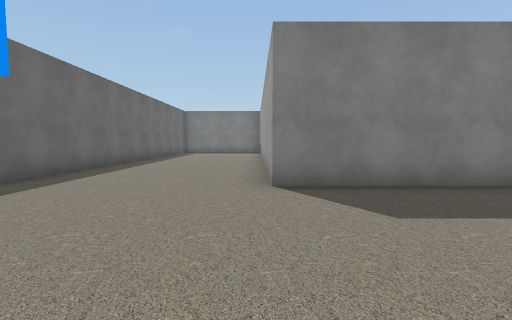
view 1 (above)

24 first-person views from a walk through a Unity game level. The camera is 1.4 m above the floor, tilts 4° down and sees 85° across. The floor is counted in squares, 2 m on a side. Each view is taken from the middle of a square. On the plan, view 1 faces up. The plan holds only what a view shows up to about 9 squares ahead; the rest is blank. The place goes on beyond the plan. Some surface patterns are stand-ins.

view 2
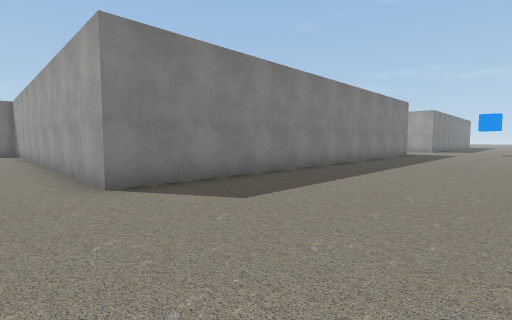

view 3
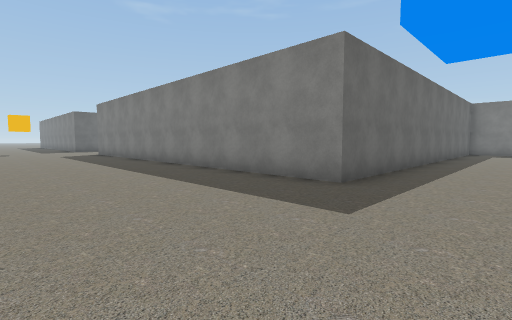

view 4
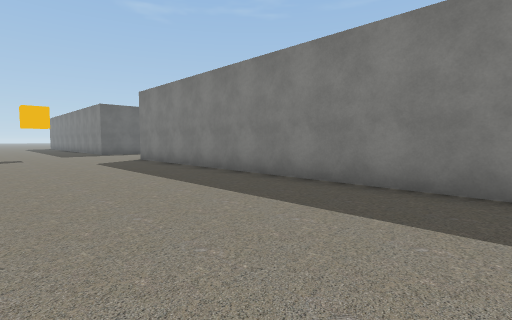

view 5
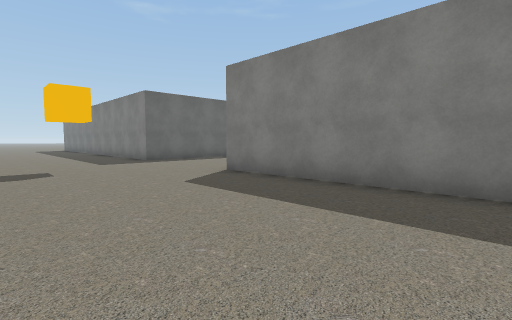

view 6
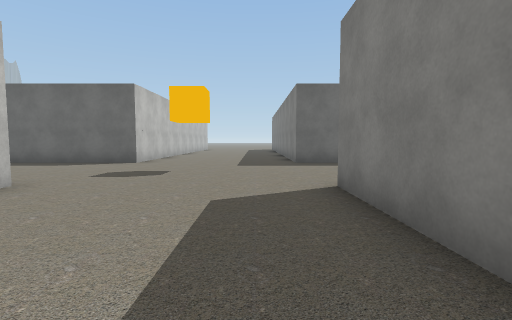

view 7
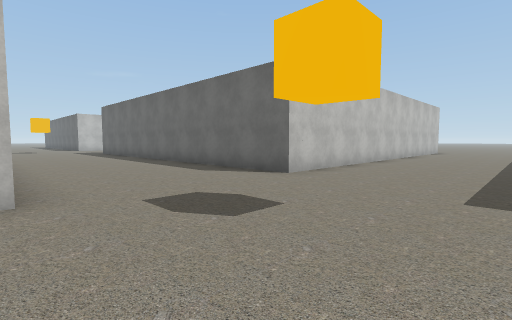

view 8
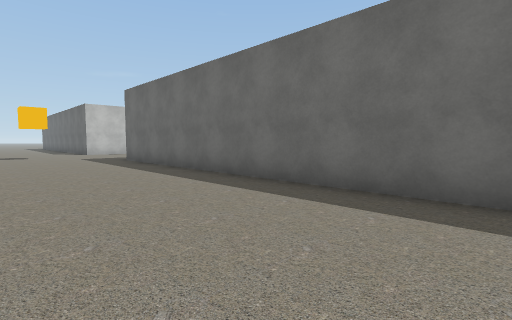

view 9
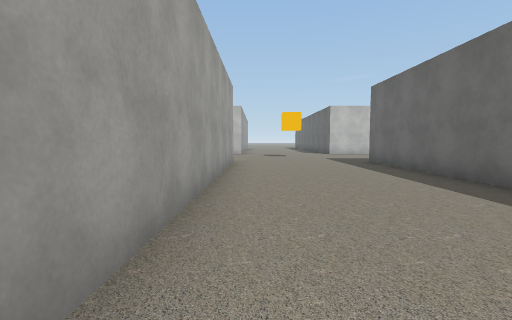

view 10
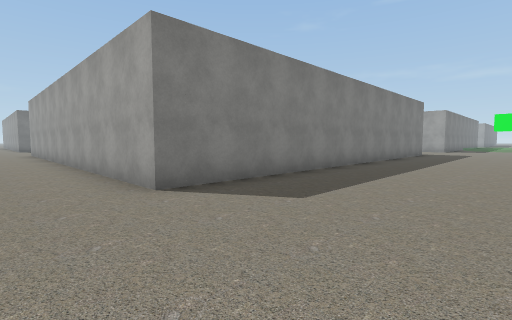

view 11
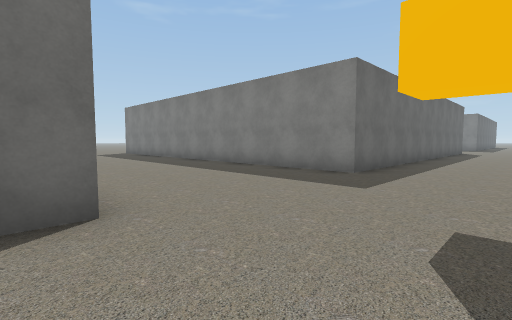

view 12
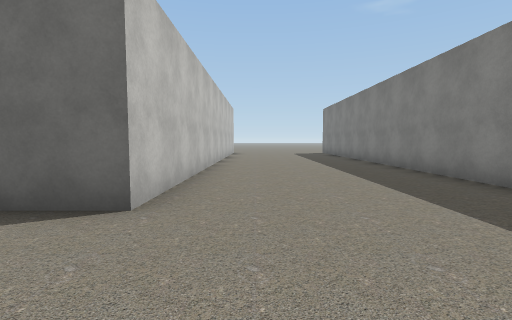

view 13
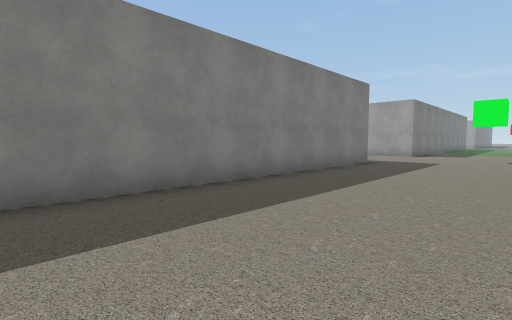

view 14
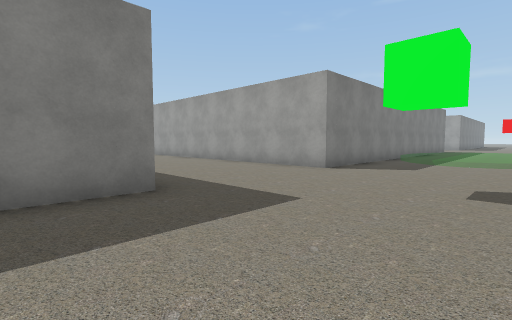

view 15
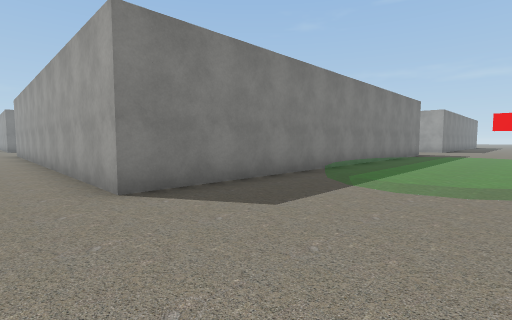

view 16
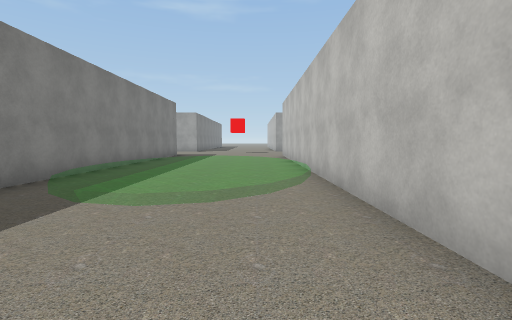

view 17
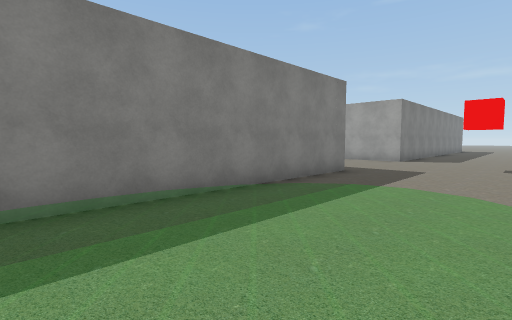

view 18
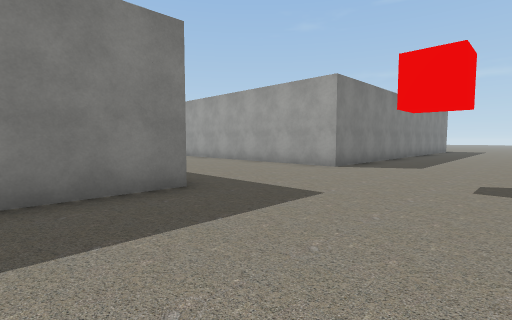

view 19
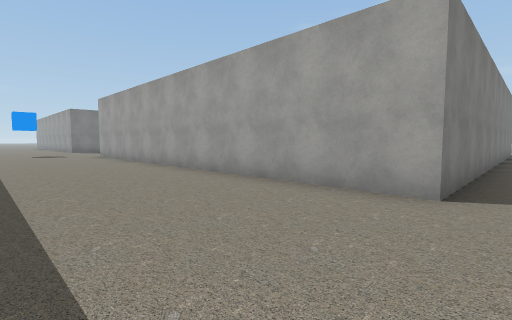

view 20
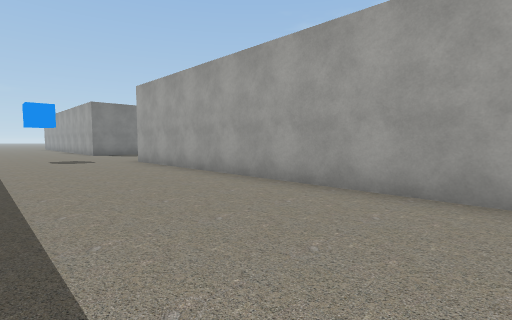

view 21
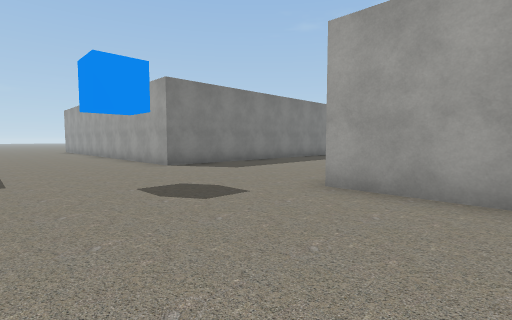

view 22
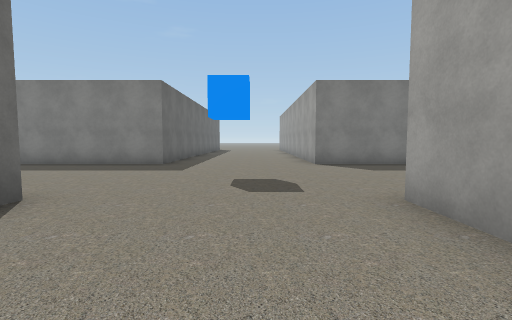

view 23
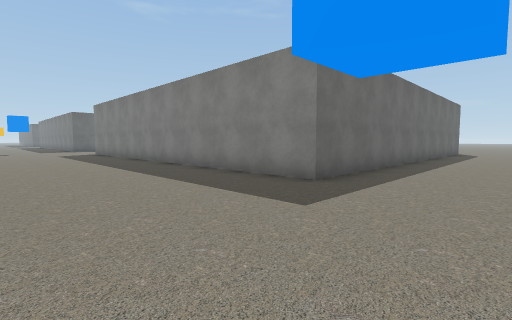

view 24
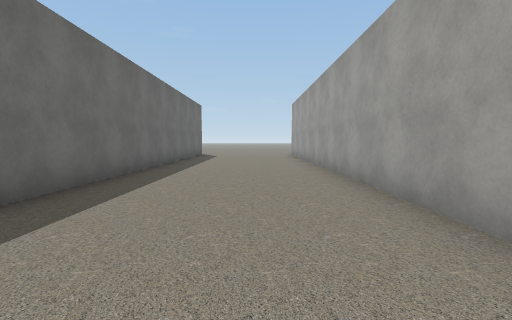

### Floor plan
Key: @ floor where view 1 was taken; # wall or solid block; . main floor; : floor 0.25 m higher than the main floor; / step, stairs or slope.
Columns run from 26 left of view 1 to 21 right of it. Each row starts with its distance up from view 1.
 11                       #.  .#           #....#
 10                       #.  .#           #....#
  9                       #....#           #....#
  8                       #....#           #....#
  7                       #....#           #....#
  6     #                 #....#           #....#
  5     #....##############....#############....###
  4     ...........................................
  3 ................................................
  2 ................................................
  1 ................................................
  0 ..........................@...................
 -1 #####....#                             #....#
 -2     #....                               ....#
 -3     #....                               ....#
 -4     #....                               ....#
 -5     #....#                              ....#
 -6     #....#                .#            ....#
 -7     #....#                .#            ....#
 -8     #....#               ..#            ....#
 -9     #....#              ...#            ....#
-10     #....#             ....#            ....#
-11     #....#             ....#            ....#
-12     #....#             ....#            ....#
-13 #####....##############....#############....####
-14 ............................../::::/............
-15 ............................./::::::/...........
-16 ............................./:::::::...........
-17 ............................../:::::/..........
-18 #####...                   #########
-19     #...

Positions as (right, up) in squares from view 1, and headings:
1: (0, 0), facing up
2: (-1, 0), facing up-right
3: (-2, 0), facing up-left
4: (-7, 0), facing up-left
5: (-12, 0), facing up-left
6: (-13, 3), facing left
7: (-17, 3), facing down-left
8: (-18, -3), facing down-left
9: (-18, -4), facing down
10: (-19, -17), facing up-right
11: (-19, -19), facing up-left
12: (-19, -17), facing left
13: (-13, -17), facing up-right
14: (-6, -17), facing up-right
15: (-1, -17), facing up-right
16: (0, -17), facing right
17: (6, -17), facing up-right
18: (11, -17), facing up-right
19: (14, -14), facing up-right
20: (14, -10), facing up-right
21: (14, -3), facing up-right
22: (16, -4), facing up
23: (16, 0), facing up-left
24: (16, 3), facing up
